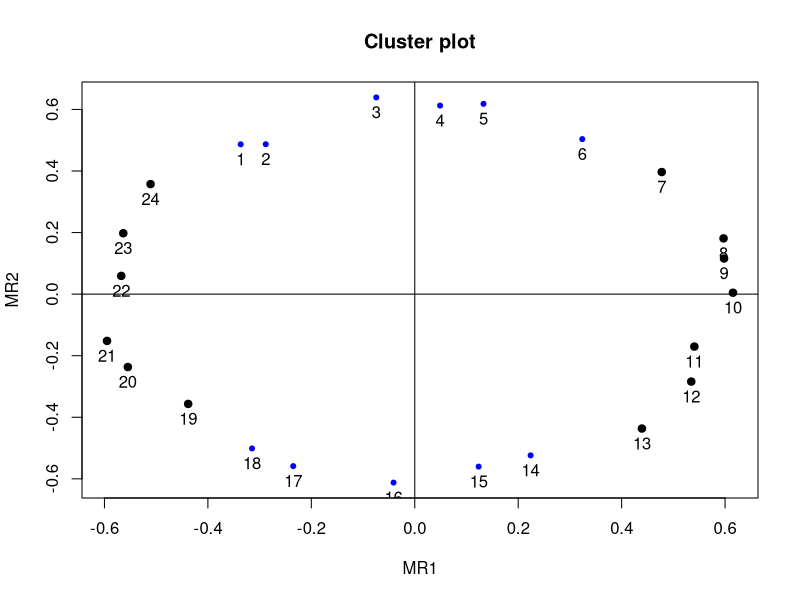

This chart was generated by the following R code:
library(psych)


### Name: polar
### Title: Convert Cartesian factor loadings into polar coordinates
### Aliases: polar
### Keywords: multivariate

### ** Examples


circ.data <- circ.sim(24,500)
circ.fa <- fa(circ.data,2)
circ.polar <- round(polar(circ.fa),2)
circ.polar
#compare to the graphic
cluster.plot(circ.fa)
